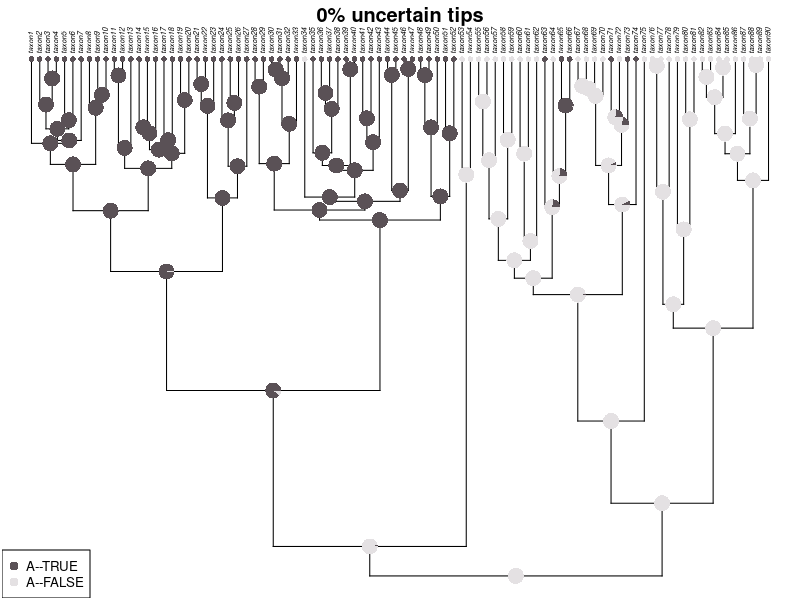
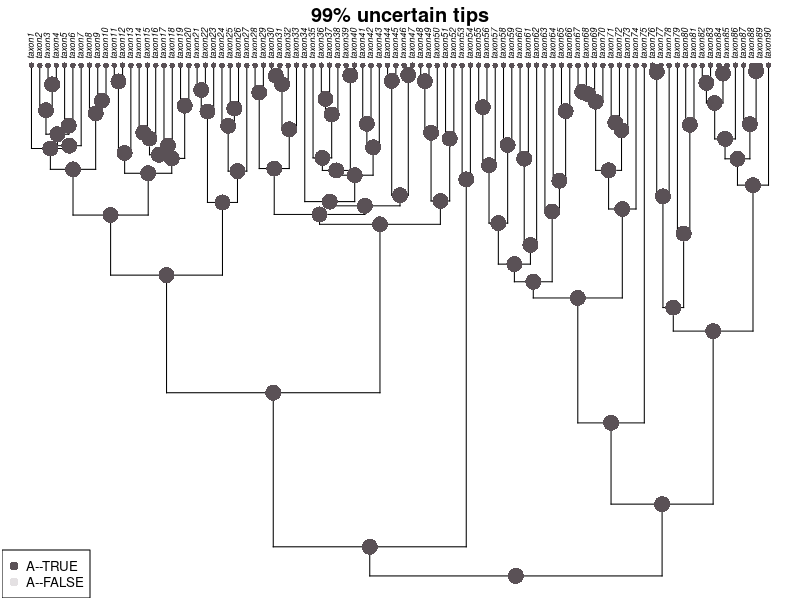
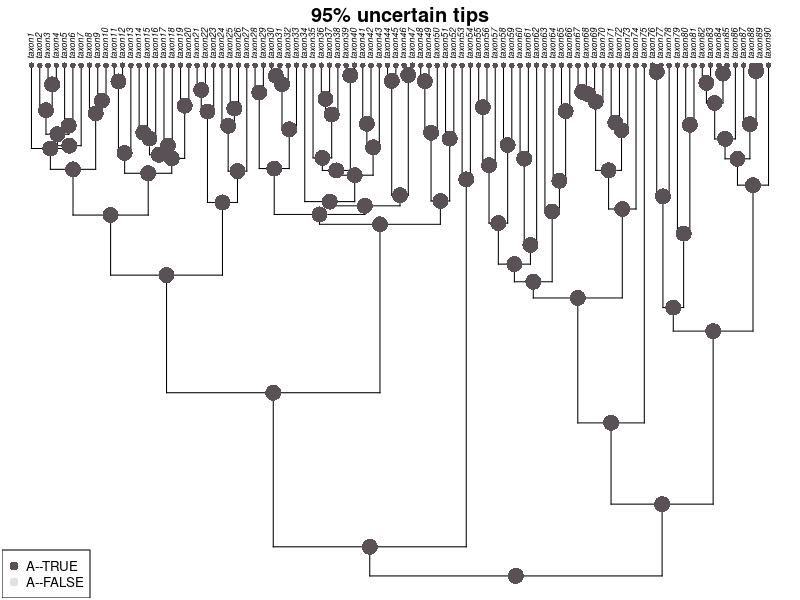
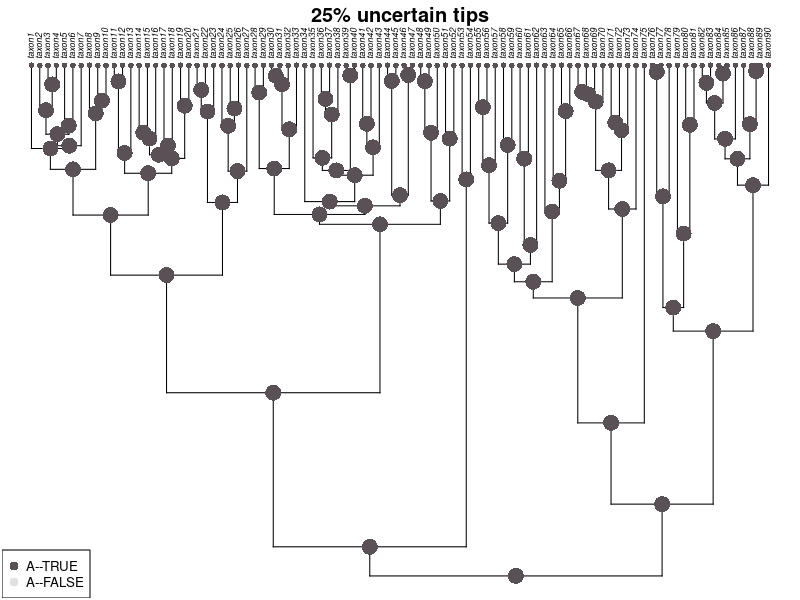
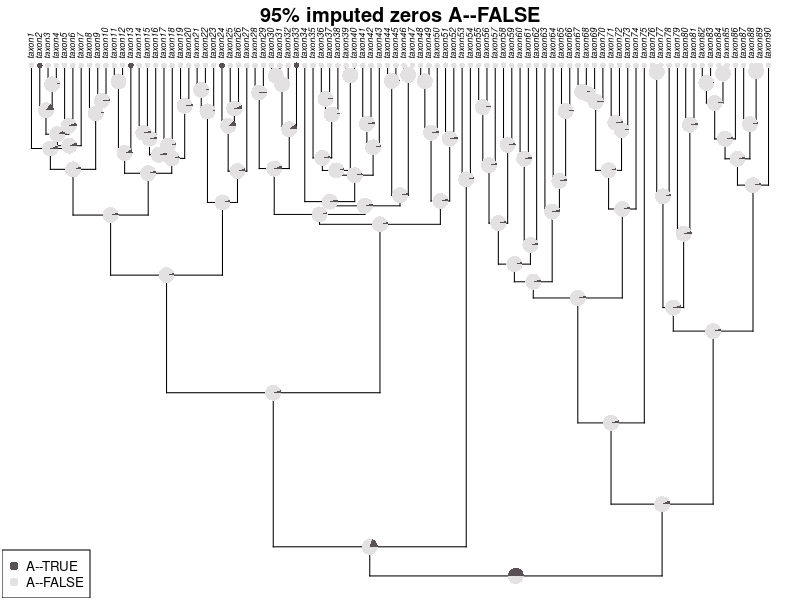
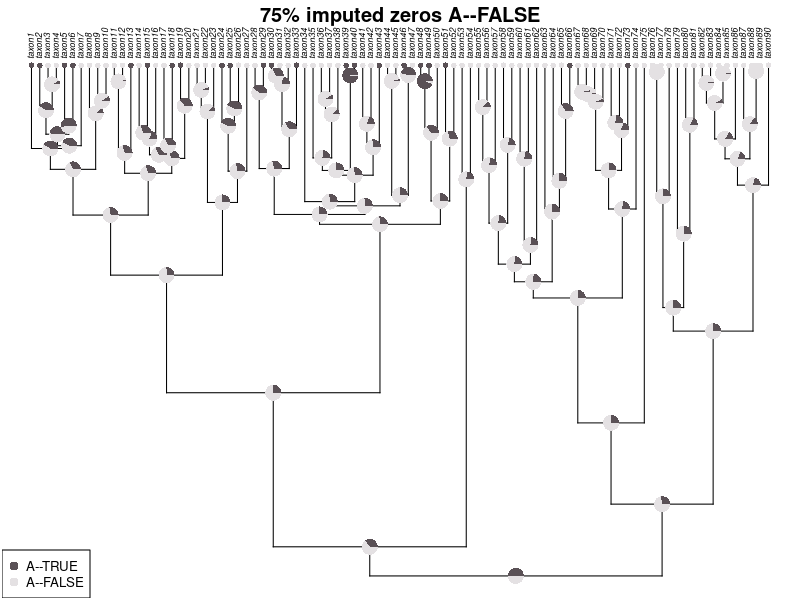
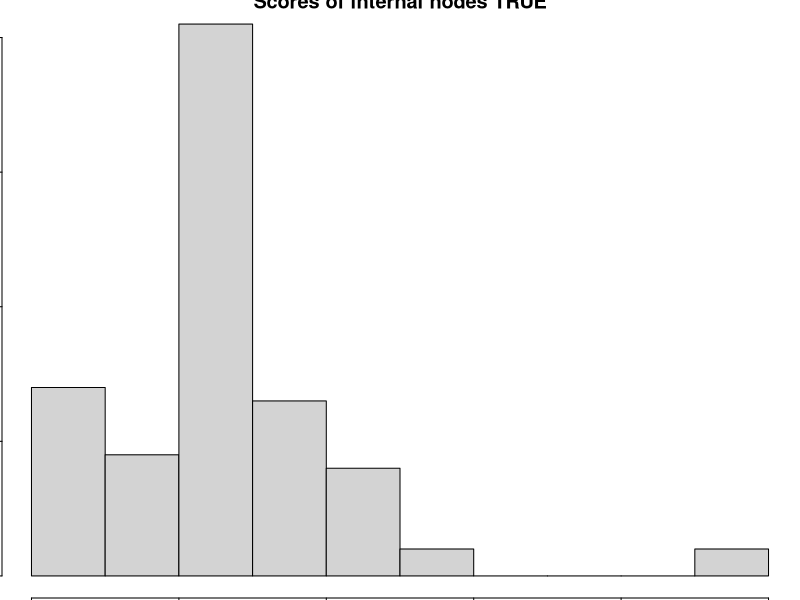

Here is the R script that generated these plots, in order: (Note: this script raises an error after producing the figures.)
## ---- chunk 1
knitr::opts_chunk$set(
  collapse = TRUE,
  comment = "#>"
)
## ---- chunk 2
library(ape)
library(phytools)
library(dplyr)
library(tidyr)
## ---- chunk 3
data('primate.tree')
data('primate.data')
tree <- primate.tree
data <- primate.data
data <- data[tree$tip.label,]
rownames(data) <- paste0('taxon', 1:nrow(data))
tree$tip.label <- paste0('taxon', 1:Ntip(tree))
original <- data |>
    tibble::rownames_to_column(var = 'Taxa') |>
    select(Taxa, Activity_pattern) |>
    mutate(Presence = 1) |>
    pivot_wider(
        names_from = 'Activity_pattern', values_from = 'Presence',

                values_fill = 0
    ) |>
    arrange(Taxa) |>
    tibble::column_to_rownames(var = 'Taxa') |>
    select(Diurnal) |> 
    mutate(
        not_diurnal = ifelse(Diurnal == 0, 1, 0)
    ) |> 
    as.matrix()
colnames(original) <- c('A--TRUE', 'A--FALSE')

myFun <- function(mat, per_uncertain = 0.1) {
    n_row <- nrow(mat)
    n <- round(n_row * per_uncertain)
    rows <- sample(x = 1:nrow(mat), size = n, replace = FALSE)
    mat[rows,] <- rep(1/ncol(mat), ncol(mat))
    mat
}
## ---- chunk 4
fit <- fitMk(tree = tree, x = original,
              model = "ARD", pi = "fitzjohn",
              lik.func = "pruning", logscale = TRUE)
ace <- ancr(fit, tips=TRUE)
plot(ace, args.plotTree = list(direction="upwards"))
title(main = '0% uncertain tips', line = -1)
## ---- chunk 5
set.seed(1234) 
m99 <- myFun(original, 0.99)
m99 <- m99[tree$tip.label,]
fit99 <- fitMk(tree = tree, x = m99,
              model = "ARD", pi = "fitzjohn",
              lik.func = "pruning", logscale = TRUE)
ace99 <- ancr(fit99, tips=TRUE)
plot(ace99, args.plotTree = list(direction = "upwards"))
title(main = '99% uncertain tips', line = -1)
## ---- chunk 6
set.seed(1234) ## with this seed all values are TRUE that is what I left it here
m95 <- myFun(original, 0.95)
m95 <- m95[tree$tip.label,]
fit95 <- fitMk(tree = tree, x = m95,
              model = "ARD", pi = "fitzjohn",
              lik.func = "pruning", logscale = TRUE)
ace95 <- ancr(fit95, tips=TRUE)
plot(ace95, args.plotTree = list(direction="upwards"))
title(main = '95% uncertain tips', line = -1)

## ---- chunk 7
# set.seed(1234)
# m75 <- myFun(original, 0.75)
# m75 <- m75[tree$tip.label,]
pos1 <- sample(1:nrow(original), round(nrow(original) * 0.75), replace = FALSE)
pos0.5 <- (1:nrow(original))[!1:nrow(original) %in% pos1]
m25 <- original
m25[] <- 0.5
m25[pos1, 1] <- 1
m25[pos1, 2] <- 0
fit25 <- fitMk(tree = tree, x = m25,
              model = "ARD", pi = "fitzjohn",
              lik.func = "pruning", logscale = TRUE)
m25 <- ancr(fit25, tips=TRUE)
plot(m25, args.plotTree = list(direction = "upwards"))
title(main = '25% uncertain tips', line = -1)
## ---- chunk 8
myFun2 <- function(vct, per_ones = 0.1) {
    ones <- which(vct == 1)
    zeros <- which(vct == 0)
    perN <- round(per_ones * length(vct))
    
    if (perN == length(ones)) {
        new_vct <- vct
    } else if (perN < length(ones)) {
        keep_ones <- sample(ones, perN, replace = FALSE)
        new_vct <- rep(0, length(vct))
        new_vct[keep_ones] <- 1
    } else if (perN > length(ones)) {
        need_more <- perN - length(ones)
        new_ones <- sample(zeros, need_more, replace = FALSE)
        new_vct <- vct
        new_vct[new_ones] <- 1
    }
    return(new_vct)
}

## ---- chunk 9
x1 <- original
set.seed(12343)
x1[,1] <- myFun2(x1[,1], 0.05)
x1[,2] <- ifelse(x1[,1] == 1, 0, 1)

x1 <- x1[tree$tip.label,]
fit_x1 <- fitMk(tree = tree, x = x1,
              model = "ARD", pi = "fitzjohn",
              lik.func = "pruning", logscale = TRUE)
ace_x1 <- ancr(fit_x1, tips=TRUE)
plot(ace_x1, args.plotTree = list(direction="upwards"))
title(main = '95% imputed zeros A--FALSE', line = -1)
## ---- chunk 10
x2 <- original
set.seed(12343)
x2[,1] <- myFun2(x2[,1], 0.25)
x2[,2] <- ifelse(x2[,1] == 1, 0, 1)

x2 <- x2[tree$tip.label,]
fit_x2 <- fitMk(tree = tree, x = x2,
              model = "ARD", pi = "fitzjohn",
              lik.func = "pruning", logscale = TRUE)
ace_x2 <- ancr(fit_x2, tips=TRUE)
plot(ace_x2, args.plotTree = list(direction="upwards"))
title(main = '75% imputed zeros A--FALSE', line = -1)
## ---- chunk 11
hist(
  ace_x2$ace[Ntip(tree) + 1:Nnode(tree), 1],
  main = 'Scores of internal nodes TRUE', xlab = 'Score'
  
)
## ---- chunk 12
sessioninfo::session_info()
